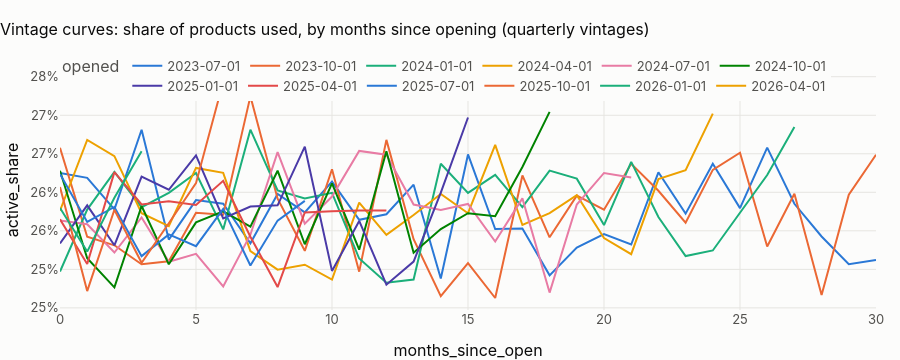

Notebook cell for this chart:
### Markdown cell above
## 2 · Vintage curves

### Code cell
vin = star.q(f"""
    select vintage_quarter, months_since_open, avg((n_tx > 0)::int) as active_share, count(*) as products
    from {{fct_product_month}}
    where not before_opening and opening_date >= '{FIRST}' and month_start <= '{LAST}' and months_since_open between 0 and 30
    group by all having count(*) >= 200 order by 1, 2""")
fig = px.line(
    vin,
    x="months_since_open",
    y="active_share",
    color=vin.vintage_quarter.astype(str),
    title="Vintage curves: share of products used, by months since opening (quarterly vintages)",
)
fig.update_layout(height=360, yaxis_tickformat=".0%", legend_title="opened")
fig.show()
early = vin[vin.months_since_open <= 2].active_share.mean()
mature = vin[vin.months_since_open >= 12].active_share.mean()
spread = vin[vin.months_since_open == 6].active_share
display(
    Markdown(
        f"**Products are used in {100 * early:.1f} % of their first three months and {100 * mature:.1f} % of months "
        f"after a year; at six months the vintages range from {100 * spread.min():.1f} % to {100 * spread.max():.1f} %.** "
        + (
            "The curves are flat and the vintages overlap: a product is as likely to be used in its first month as "
            "in its twentieth, and no vintage is better than another. Real vintage curves start high and decay "
            "(activation, then attrition), and a deteriorating vintage is the first sign of a loosened origination "
            "policy; here there is no such dynamic to monitor."
            if abs(early - mature) < 0.05
            else "Usage decays with age: an activation programme in the first months is worth testing."
        )
    )
)

### Figure 1 — Plotly figure (JSON) as saved in the notebook; plotly's stock layout.template omitted (floating-point values rounded to 4 significant figures)
{"data": [{"hovertemplate": "color=2023-07-01<br>months_since_open=%{x}<br>active_share=%{y}<extra></extra>", "legendgroup": "2023-07-01", "line": {"color": "#2a78d6", "dash": "solid"}, "marker": {"symbol": "circle"}, "mode": "lines", "name": "2023-07-01", "orientation": "v", "showlegend": true, "type": "scatter", "x": [0, 1, 2, 3, 4, 5, 6, 7, 8, 9, 10, 11, 12, 13, 14, 15, 16, 17, 18, 19, 20, 21, 22, 23, 24, 25, 26, 27, 28, 29, 30], "xaxis": "x", "y": [0.2625, 0.2619, 0.2578, 0.2681, 0.2539, 0.259, 0.2585, 0.2534, 0.2598, 0.2574, 0.2614, 0.2564, 0.2571, 0.261, 0.2488, 0.2649, 0.2552, 0.2553, 0.2492, 0.2528, 0.2546, 0.2532, 0.2626, 0.2572, 0.2637, 0.2579, 0.2658, 0.2585, 0.2543, 0.2507, 0.2512], "yaxis": "y"}, {"hovertemplate": "color=2023-10-01<br>months_since_open=%{x}<br>active_share=%{y}<extra></extra>", "legendgroup": "2023-10-01", "line": {"color": "#eb6834", "dash": "solid"}, "marker": {"symbol": "circle"}, "mode": "lines", "name": "2023-10-01", "orientation": "v", "showlegend": true, "type": "scatter", "x": [0, 1, 2, 3, 4, 5, 6, 7, 8, 9, 10, 11, 12, 13, 14, 15, 16, 17, 18, 19, 20, 21, 22, 23, 24, 25, 26, 27, 28, 29, 30], "xaxis": "x", "y": [0.2658, 0.2542, 0.2531, 0.2507, 0.2511, 0.2573, 0.2571, 0.2725, 0.2592, 0.2524, 0.263, 0.2497, 0.2668, 0.2539, 0.2465, 0.2508, 0.2463, 0.2622, 0.2542, 0.2596, 0.2577, 0.2637, 0.2602, 0.2561, 0.2629, 0.2651, 0.253, 0.2598, 0.2467, 0.2597, 0.2649], "yaxis": "y"}, {"hovertemplate": "color=2024-01-01<br>months_since_open=%{x}<br>active_share=%{y}<extra></extra>", "legendgroup": "2024-01-01", "line": {"color": "#1baf7a", "dash": "solid"}, "marker": {"symbol": "circle"}, "mode": "lines", "name": "2024-01-01", "orientation": "v", "showlegend": true, "type": "scatter", "x": [0, 1, 2, 3, 4, 5, 6, 7, 8, 9, 10, 11, 12, 13, 14, 15, 16, 17, 18, 19, 20, 21, 22, 23, 24, 25, 26, 27], "xaxis": "x", "y": [0.2497, 0.2578, 0.2627, 0.2581, 0.2599, 0.2625, 0.2552, 0.2681, 0.2602, 0.2592, 0.2599, 0.2514, 0.2483, 0.2487, 0.2637, 0.2599, 0.2623, 0.2581, 0.2628, 0.2618, 0.2557, 0.2639, 0.2568, 0.2517, 0.2525, 0.2573, 0.2622, 0.2685], "yaxis": "y"}, {"hovertemplate": "color=2024-04-01<br>months_since_open=%{x}<br>active_share=%{y}<extra></extra>", "legendgroup": "2024-04-01", "line": {"color": "#eda100", "dash": "solid"}, "marker": {"symbol": "circle"}, "mode": "lines", "name": "2024-04-01", "orientation": "v", "showlegend": true, "type": "scatter", "x": [0, 1, 2, 3, 4, 5, 6, 7, 8, 9, 10, 11, 12, 13, 14, 15, 16, 17, 18, 19, 20, 21, 22, 23, 24], "xaxis": "x", "y": [0.2576, 0.2668, 0.2647, 0.2573, 0.2556, 0.2632, 0.2625, 0.2524, 0.25, 0.2506, 0.2487, 0.2587, 0.2545, 0.257, 0.2598, 0.2573, 0.2661, 0.2558, 0.2573, 0.2596, 0.2541, 0.252, 0.2617, 0.2629, 0.2702], "yaxis": "y"}, {"hovertemplate": "color=2024-07-01<br>months_since_open=%{x}<br>active_share=%{y}<extra></extra>", "legendgroup": "2024-07-01", "line": {"color": "#e87ba4", "dash": "solid"}, "marker": {"symbol": "circle"}, "mode": "lines", "name": "2024-07-01", "orientation": "v", "showlegend": true, "type": "scatter", "x": [0, 1, 2, 3, 4, 5, 6, 7, 8, 9, 10, 11, 12, 13, 14, 15, 16, 17, 18, 19, 20, 21], "xaxis": "x", "y": [0.2563, 0.2559, 0.2522, 0.2567, 0.251, 0.252, 0.2478, 0.2545, 0.2652, 0.2559, 0.2595, 0.2654, 0.2649, 0.2584, 0.2577, 0.2585, 0.2536, 0.2592, 0.247, 0.2584, 0.2625, 0.2619], "yaxis": "y"}, {"hovertemplate": "color=2024-10-01<br>months_since_open=%{x}<br>active_share=%{y}<extra></extra>", "legendgroup": "2024-10-01", "line": {"color": "#008300", "dash": "solid"}, "marker": {"symbol": "circle"}, "mode": "lines", "name": "2024-10-01", "orientation": "v", "showlegend": true, "type": "scatter", "x": [0, 1, 2, 3, 4, 5, 6, 7, 8, 9, 10, 11, 12, 13, 14, 15, 16, 17, 18], "xaxis": "x", "y": [0.2628, 0.2514, 0.2477, 0.2582, 0.2507, 0.2561, 0.2575, 0.2555, 0.2628, 0.2533, 0.2611, 0.2525, 0.2653, 0.2522, 0.2552, 0.2573, 0.2569, 0.2633, 0.2704], "yaxis": "y"}, {"hovertemplate": "color=2025-01-01<br>months_since_open=%{x}<br>active_share=%{y}<extra></extra>", "legendgroup": "2025-01-01", "line": {"color": "#4a3aa7", "dash": "solid"}, "marker": {"symbol": "circle"}, "mode": "lines", "name": "2025-01-01", "orientation": "v", "showlegend": true, "type": "scatter", "x": [0, 1, 2, 3, 4, 5, 6, 7, 8, 9, 10, 11, 12, 13, 14, 15], "xaxis": "x", "y": [0.2534, 0.2583, 0.2531, 0.262, 0.2603, 0.2648, 0.2566, 0.2581, 0.2583, 0.2659, 0.2498, 0.2563, 0.248, 0.251, 0.26, 0.2697], "yaxis": "y"}, {"hovertemplate": "color=2025-04-01<br>months_since_open=%{x}<br>active_share=%{y}<extra></extra>", "legendgroup": "2025-04-01", "line": {"color": "#e34948", "dash": "solid"}, "marker": {"symbol": "circle"}, "mode": "lines", "name": "2025-04-01", "orientation": "v", "showlegend": true, "type": "scatter", "x": [0, 1, 2, 3, 4, 5, 6, 7, 8, 9, 10, 11, 12], "xaxis": "x", "y": [0.2565, 0.2507, 0.2626, 0.2584, 0.2588, 0.2583, 0.2615, 0.2542, 0.2477, 0.2574, 0.2575, 0.2577, 0.2576], "yaxis": "y"}, {"hovertemplate": "color=2025-07-01<br>months_since_open=%{x}<br>active_share=%{y}<extra></extra>", "legendgroup": "2025-07-01", "line": {"color": "#2a78d6", "dash": "solid"}, "marker": {"symbol": "circle"}, "mode": "lines", "name": "2025-07-01", "orientation": "v", "showlegend": true, "type": "scatter", "x": [0, 1, 2, 3, 4, 5, 6, 7, 8, 9], "xaxis": "x", "y": [0.2624, 0.2562, 0.2581, 0.2517, 0.2545, 0.253, 0.2579, 0.2505, 0.2563, 0.2589], "yaxis": "y"}, {"hovertemplate": "color=2025-10-01<br>months_since_open=%{x}<br>active_share=%{y}<extra></extra>", "legendgroup": "2025-10-01", "line": {"color": "#eb6834", "dash": "solid"}, "marker": {"symbol": "circle"}, "mode": "lines", "name": "2025-10-01", "orientation": "v", "showlegend": true, "type": "scatter", "x": [0, 1, 2, 3, 4, 5, 6], "xaxis": "x", "y": [0.2607, 0.2472, 0.2577, 0.2509, 0.256, 0.2612, 0.2743], "yaxis": "y"}, {"hovertemplate": "color=2026-01-01<br>months_since_open=%{x}<br>active_share=%{y}<extra></extra>", "legendgroup": "2026-01-01", "line": {"color": "#1baf7a", "dash": "solid"}, "marker": {"symbol": "circle"}, "mode": "lines", "name": "2026-01-01", "orientation": "v", "showlegend": true, "type": "scatter", "x": [0, 1, 2, 3], "xaxis": "x", "y": [0.258, 0.2523, 0.2593, 0.2653], "yaxis": "y"}, {"hovertemplate": "color=2026-04-01<br>months_since_open=%{x}<br>active_share=%{y}<extra></extra>", "legendgroup": "2026-04-01", "line": {"color": "#eda100", "dash": "solid"}, "marker": {"symbol": "circle"}, "mode": "lines", "name": "2026-04-01", "orientation": "v", "showlegend": true, "type": "scatter", "x": [0], "xaxis": "x", "y": [0.2736], "yaxis": "y"}], "layout": {"height": 360, "legend": {"title": {"text": "opened"}, "tracegroupgap": 0}, "title": {"text": "Vintage curves: share of products used, by months since opening (quarterly vintages)"}, "xaxis": {"anchor": "y", "domain": [0.0, 1.0], "title": {"text": "months_since_open"}}, "yaxis": {"anchor": "x", "domain": [0.0, 1.0], "tickformat": ".0%", "title": {"text": "active_share"}}}}
